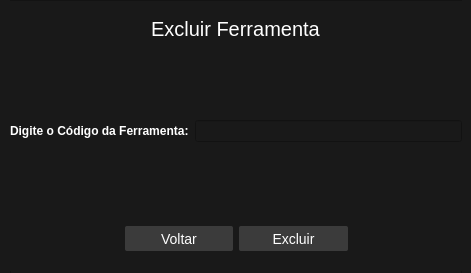
<?xml version="1.0" encoding="UTF-8"?>
<ui version="4.0">
 <class>WinDelFerramenta</class>
 <widget class="QDialog" name="WinDelFerramenta">
  <property name="geometry">
   <rect>
    <x>0</x>
    <y>0</y>
    <width>471</width>
    <height>273</height>
   </rect>
  </property>
  <property name="sizePolicy">
   <sizepolicy hsizetype="Expanding" vsizetype="Expanding">
    <horstretch>0</horstretch>
    <verstretch>0</verstretch>
   </sizepolicy>
  </property>
  <property name="minimumSize">
   <size>
    <width>471</width>
    <height>273</height>
   </size>
  </property>
  <property name="maximumSize">
   <size>
    <width>471</width>
    <height>273</height>
   </size>
  </property>
  <property name="windowTitle">
   <string>Dialog</string>
  </property>
  <property name="styleSheet">
   <string notr="true">background-color:rgb(25, 25, 25)</string>
  </property>
  <widget class="QFrame" name="frame">
   <property name="geometry">
    <rect>
     <x>10</x>
     <y>0</y>
     <width>452</width>
     <height>283</height>
    </rect>
   </property>
   <property name="sizePolicy">
    <sizepolicy hsizetype="Expanding" vsizetype="Expanding">
     <horstretch>0</horstretch>
     <verstretch>0</verstretch>
    </sizepolicy>
   </property>
   <property name="styleSheet">
    <string notr="true">background-color:rgb(25, 25, 25)</string>
   </property>
   <property name="frameShape">
    <enum>QFrame::StyledPanel</enum>
   </property>
   <property name="frameShadow">
    <enum>QFrame::Raised</enum>
   </property>
   <widget class="QWidget" name="layoutWidget">
    <property name="geometry">
     <rect>
      <x>0</x>
      <y>1</y>
      <width>452</width>
      <height>270</height>
     </rect>
    </property>
    <layout class="QVBoxLayout" name="verticalLayout">
     <item>
      <layout class="QHBoxLayout" name="horizontalLayout_3">
       <item>
        <spacer name="horizontalSpacer">
         <property name="orientation">
          <enum>Qt::Horizontal</enum>
         </property>
         <property name="sizeHint" stdset="0">
          <size>
           <width>112</width>
           <height>56</height>
          </size>
         </property>
        </spacer>
       </item>
       <item>
        <widget class="QLabel" name="label">
         <property name="font">
          <font>
           <pointsize>15</pointsize>
          </font>
         </property>
         <property name="styleSheet">
          <string notr="true">color:rgb(255, 255, 255)</string>
         </property>
         <property name="text">
          <string>Excluir Ferramenta</string>
         </property>
        </widget>
       </item>
       <item>
        <spacer name="horizontalSpacer_2">
         <property name="orientation">
          <enum>Qt::Horizontal</enum>
         </property>
         <property name="sizeHint" stdset="0">
          <size>
           <width>112</width>
           <height>56</height>
          </size>
         </property>
        </spacer>
       </item>
      </layout>
     </item>
     <item>
      <spacer name="verticalSpacer_2">
       <property name="orientation">
        <enum>Qt::Vertical</enum>
       </property>
       <property name="sizeHint" stdset="0">
        <size>
         <width>450</width>
         <height>40</height>
        </size>
       </property>
      </spacer>
     </item>
     <item>
      <layout class="QHBoxLayout" name="horizontalLayout_2">
       <item>
        <widget class="QLabel" name="label_2">
         <property name="font">
          <font>
           <pointsize>8</pointsize>
          </font>
         </property>
         <property name="text">
          <string>&lt;html&gt;&lt;head/&gt;&lt;body&gt;&lt;p&gt;&lt;span style=&quot; font-size:9pt; font-weight:600; color:#ffffff;&quot;&gt;Digite o Código da Ferramenta:&lt;/span&gt;&lt;/p&gt;&lt;/body&gt;&lt;/html&gt;</string>
         </property>
        </widget>
       </item>
       <item>
        <widget class="QLineEdit" name="txt_cod_excluir_ferr">
         <property name="styleSheet">
          <string notr="true">color:rgb(255,255,255)</string>
         </property>
        </widget>
       </item>
      </layout>
     </item>
     <item>
      <spacer name="verticalSpacer">
       <property name="orientation">
        <enum>Qt::Vertical</enum>
       </property>
       <property name="sizeHint" stdset="0">
        <size>
         <width>450</width>
         <height>78</height>
        </size>
       </property>
      </spacer>
     </item>
     <item>
      <layout class="QHBoxLayout" name="horizontalLayout">
       <item>
        <widget class="QLabel" name="label_3">
         <property name="text">
          <string/>
         </property>
        </widget>
       </item>
       <item>
        <widget class="QPushButton" name="btn_voltar_exc_ferr">
         <property name="minimumSize">
          <size>
           <width>0</width>
           <height>25</height>
          </size>
         </property>
         <property name="styleSheet">
          <string notr="true">QPushButton{
	color:rgb(255, 255, 255);
	border-radius: 2px;
	font-size: 14px;
	background-color:rgba(59,59,59,255);
}

QPushButton:hover{background-color: rgba(77,77,77,255); color:white}</string>
         </property>
         <property name="text">
          <string>Voltar</string>
         </property>
        </widget>
       </item>
       <item>
        <widget class="QPushButton" name="btn_excluir_ferr">
         <property name="minimumSize">
          <size>
           <width>0</width>
           <height>25</height>
          </size>
         </property>
         <property name="styleSheet">
          <string notr="true">QPushButton{
	color:rgb(255, 255, 255);
	border-radius: 2px;
	font-size: 14px;
	background-color:rgba(59,59,59,255);
}

QPushButton:hover{background-color: rgba(77,77,77,255); color:white}</string>
         </property>
         <property name="text">
          <string>Excluir</string>
         </property>
        </widget>
       </item>
       <item>
        <widget class="QLabel" name="label_4">
         <property name="text">
          <string/>
         </property>
        </widget>
       </item>
      </layout>
     </item>
     <item>
      <widget class="QLabel" name="label_5">
       <property name="text">
        <string/>
       </property>
      </widget>
     </item>
    </layout>
   </widget>
  </widget>
 </widget>
 <resources/>
 <connections/>
</ui>
